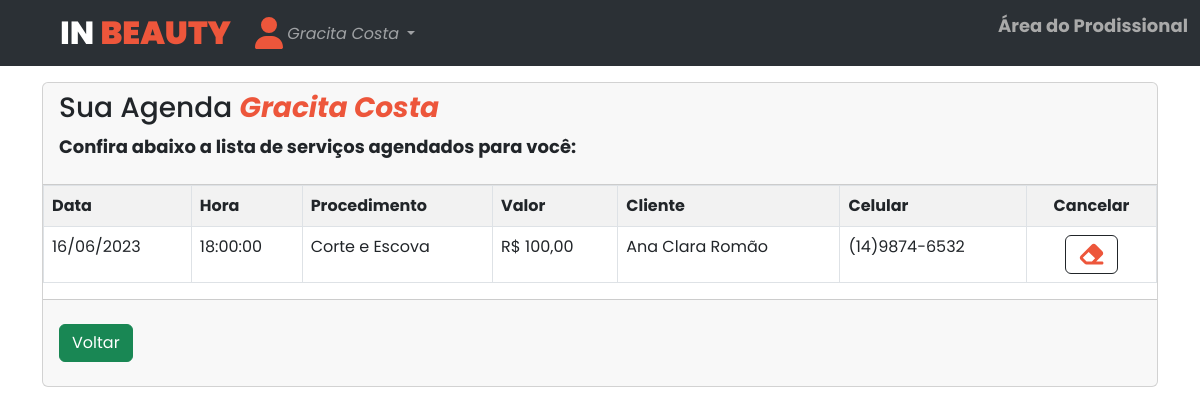
Screenshot of /index.php?controle=prestadorController&metodo=listarAgenda&id=15 (signed in) with the database file from the repository.
### tables this page shows
CREATE TABLE `reserva` (
  `idReserva` int(11) NOT NULL,
  `DataReserva` date NOT NULL,
  `HoraReserva` time NOT NULL,
  `idServico` int(11) NOT NULL,
  `idPrestador` int(11) NOT NULL,
  `idUsuario` int(11) NOT NULL,
  `Situacao` varchar(15) NOT NULL
);

CREATE TABLE `servico` (
  `idServico` int(11) NOT NULL,
  `descritivo` varchar(100) NOT NULL,
  `preco` float NOT NULL,
  `tempoEstimado` time NOT NULL
);

CREATE TABLE `usuario` (
  `idUsuario` int(11) NOT NULL,
  `Nome` varchar(100) NOT NULL,
  `Cpf` varchar(25) NOT NULL,
  `DataNascimento` date NOT NULL,
  `Celular` varchar(25) NOT NULL,
  `Email` varchar(50) NOT NULL,
  `Senha` varchar(100) NOT NULL,
  `Situacao` varchar(20) NOT NULL,
  `Apelido` varchar(50) NOT NULL,
  `Sexo` varchar(20) NOT NULL
);

### controllers/PrestadorController.Class.php (called while the page is built, shortened)
<?php
    require_once "models/Conexao.Class.php";
    require_once "models/Prestador.Class.php";
	require_once "models/Reserva.Class.php";
	require_once "models/ReservaDAO.Class.php";
    class PrestadorController{
        private $param;
		public function __construct()
		{
			$this->param = Conexao::getInstancia();
		}
        public function listarAgenda()
        {
            if(isset($_GET["id"])){
				$prestador = new Prestador($_SESSION["idPrestador"]);
				$reserva = new Reserva(prestador:$prestador, Situacao:"Ativo");
				$reservaDAO = new ReservaDAO($this->param);
                $retorno = $reservaDAO->listReservaPrestador($reserva);
			}
			require_once "views/agendaPrestador.php";
        }
	}
?>

### models/Conexao.Class.php (called while the page is built, shortened)
<?php
	class Conexao
	{
		private static $db;
		public static function getInstancia()
		{
			if(empty(self::$db))
			{
				$parametros = "mysql:host=localhost;dbname=inbeautybd;charset=utf8mb4";
				try
				{
					self::$db = new PDO($parametros, "root", "");
				}
				catch(PDOException $e)
				{
					echo $e->getCode();
					echo $e->getMessage();
					die();
				}
			}
			return self::$db;
		}
	}
?>

### models/ReservaDAO.Class.php (called while the page is built, shortened)
<?php
  Class ReservaDAO{
    public function listReservaPrestador($reserva)
    {
      try {
        $sql = "SELECT *
                FROM reserva
                INNER JOIN usuario ON reserva.idUsuario = usuario.idUsuario
                INNER JOIN servico ON reserva.idServico = servico.idServico
                WHERE reserva.Situacao ='Ativo' AND reserva.idPrestador = ?
                ORDER BY reserva.DataReserva";
        $stm = $this->conexao->prepare($sql);
			  $stm->bindValue(1, $reserva->getPrestador()->getIdPrestador());
			  $stm->execute();
			  $this->conexao = null;
			  return $stm->fetchAll(PDO::FETCH_OBJ);
      } catch (PDOException $e) {
        $this->conexao = null;
				return "Problema ao verificar agenda do prestador";
      }
    }
   }
?>

### models/Reserva.Class.php (called while the page is built, shortened)
<?php
    Class Reserva{
            public function getPrestador()
            {
                        return $this->prestador;
            }
     }
?>

### models/Prestador.Class.php (called while the page is built, shortened)
<?php
    class Prestador
    {
            public function getIdPrestador()
            {
                        return $this->idPrestador;
            }
    }
?>

### views/agendaPrestador.php (the view, shortened to what this page needs)
<?php
	require_once "views/headerPrestador.php";
?>
<div class="container">
    <div class="card mt-3">
        <div class="card-header">
            <h3>Sua Agenda <em style="color:#ed563b; font-weight:bold"><?php echo $_SESSION['Nome']?></em> </h3>
            <p>Confira abaixo a lista de serviços agendados para você:</p>
        </div>
        <div class="car-body">
            <table class="table table-striped table-bordered mb-3">
                <tr>
                    <th>Data</th>
                    <th>Hora</th>
                    <th>Procedimento</th>
                    <th>Valor</th>
                    <th>Cliente</th>
                    <th>Celular</th>
                    <th class="text-center">Cancelar</th>
                </tr>
                <?php
                    if(is_array($retorno)){
                    foreach ($retorno as $dado) {
                            echo "<tr>";
                            echo "<td>" . date('d/m/Y', strtotime($dado->DataReserva)) . "</td>";
                            echo "<td>{$dado->HoraReserva}</td>";
                            echo "<td>{$dado->descritivo}</td>";
                            echo "<td> R$ " . number_format($dado->preco,2,",",".")."</td>";
                            echo "<td>{$dado->Nome}</td>";
                            echo "<td>{$dado->Celular}</td>";
                            echo "<td class='text-center' id='conf-Delet'>
                                <a class='btn btn-outline-dark'  href='index.php?controle=reservaController&metodo=confirmaDeletReserva&idReserva={$dado->idReserva}'> <i class='fa-solid fa-eraser fa-xl' style='color: #ed563b;'></i></button> </a>
                                </td>";
                        }
                        echo "</tr>";
                    }
                ?>
            </table>
        </div>
        <div class="card-footer ">
            <div class=" mb-3 mt-3 justfy-content-end">
                <a class="btn btn-success" href="index.php?controle=prestadorController&metodo=home">Voltar</a>
            </div>
        </div>
    </div>
</div>
</body>

### assets/css/style2.css (style rules this page uses)
html, body { font-family: 'Poppins', sans-serif; font-weight: 400; background-color: #fff; font-size: 16px; }

### views/agendaPrestador.php (style rules this page uses)
p { font-size: 18px; font-weight:bold; }

### rows the page displays
reserva: DataReserva "16/06/2023", HoraReserva "18:00:00", idServico.descritivo "Corte e Escova", idServico.preco "100,00", idUsuario.Nome "Ana Clara Romão", idUsuario.Celular "(14)9874-6532"

### other values shown
$_SESSION["Nome"] "Gracita Costa"
$_SESSION['Nome'] "Gracita Costa"
